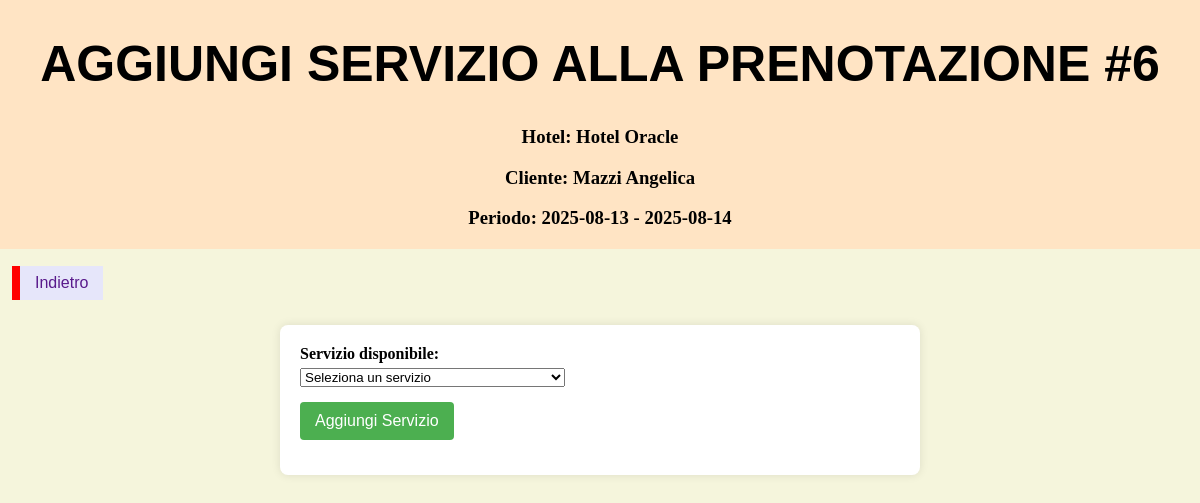
The page /php/inserisci/inserisci_servizio_prenotazione.php?id_prenotazione=6 (signed in) on the database its author committed.
### tables this page shows
CREATE TABLE `prenotazioni` (
  `id_prenotazione` int NOT NULL,
  `check_in` date NOT NULL,
  `check_out` date NOT NULL,
  `attiva` tinyint(1) NOT NULL,
  `id_hotel` int NOT NULL,
  `numero_camera` varchar(11) NOT NULL,
  `codice_fiscale_cliente` varchar(16) NOT NULL
);

CREATE TABLE `hotel` (
  `id_hotel` int NOT NULL,
  `nome` varchar(45) NOT NULL,
  `via` varchar(128) NOT NULL
);

### php/inserisci/inserisci_servizio_prenotazione.php (the view, shortened to what this page needs)
<?php
require_once "../login/funzioni_autorizzazione.php";
?>
<?php
$id_prenotazione = $_GET['id_prenotazione'] ?? null;
$query_prenotazione = "SELECT p.*, h.nome as nome_hotel,
                      CONCAT(o.cognome, ' ', o.nome) as nome_cliente
                      FROM prenotazioni p
                      JOIN hotel h ON p.id_hotel = h.id_hotel
                      JOIN ospiti o ON p.codice_fiscale_cliente = o.codice_fiscale
                      WHERE p.id_prenotazione = ?";
$stmt = $connessione->prepare($query_prenotazione);
$stmt->bind_param("i", $id_prenotazione);
$stmt->execute();
$prenotazione = $stmt->get_result()->fetch_assoc();
?>
<!DOCTYPE html>
<html>
<head>
    <link rel="stylesheet" href="../../css/style.css">
</head>
<body>
    <div class="head">
        <h1>Aggiungi Servizio alla Prenotazione #<?php echo $id_prenotazione; ?></h1>
        <h3>Hotel: <?php echo htmlspecialchars($prenotazione['nome_hotel']); ?></h3>
        <h3>Cliente: <?php echo htmlspecialchars($prenotazione['nome_cliente']); ?></h3>
        <h3>Periodo: <?php echo $prenotazione['check_in'] . " - " . $prenotazione['check_out']; ?></h3>
    </div>
    <div class='contenitore-pulsanti'>
        <a href='../visualizza/visualizza_servizi_prenotazione.php?id_prenotazione=<?php echo $id_prenotazione; ?>' class='Redirect'>Indietro</a>
    </div>
    <div class='contenitore-form'>
        <form method='post' action='inserisci_servizio_prenotazione.php?id_prenotazione=<?php echo $id_prenotazione; ?>'>
            <div class='form-group'>
                <label for='id_servizio'>Servizio disponibile:</label>
                <select id='id_servizio' name='id_servizio' required>
                    <option value=''>Seleziona un servizio</option>
                </select>
            </div>
            <div class='form-group'>
                <input type='submit' value='Aggiungi Servizio' class='pulsante-invio'>
            </div>
        </form>
    </div>
</body>
</html>

### css/style.css (style rules this page uses)
body { background-color: beige; margin: 0; }
.head { background-color: bisque; text-align: center; padding: 1px; }
H1 { font-size: 50px; color: black; text-align: center; text-transform: uppercase; font-family: Arial; }
.Redirect, .Indietro { font-family: Arial; border: none; border-left: 8px solid red; background-color: lavender; display: inline-block; padding: 8px 15px; cursor: pointer; text-decoration: none; color: #591a8b; white-space: nowrap; font-size: 16px; margin: 5px 0; box-sizing: border-box; }
.contenitore-pulsanti { display: flex; justify-content: space-between; align-items: center; padding: 0 1%; padding-top: 1%; }
.contenitore-form { max-width: 600px; margin: 20px auto; padding: 20px; background-color: white; border-radius: 8px; box-shadow: 0 0 10px rgba(0,0,0,0.1); }
.form-group { margin-bottom: 15px; }
.form-group label { display: block; margin-bottom: 5px; font-weight: bold; }
.pulsante-invio { background-color: #4CAF50; color: white; padding: 10px 15px; border: none; border-radius: 4px; cursor: pointer; font-size: 16px; }

### rows shown on the page
prenotazioni: id_hotel.nome "Hotel Oracle", check_in "2025-08-13", check_out "2025-08-14"

### other values the page prints
$id_prenotazione "6"
$prenotazione['nome_cliente'] "Mazzi Angelica"
